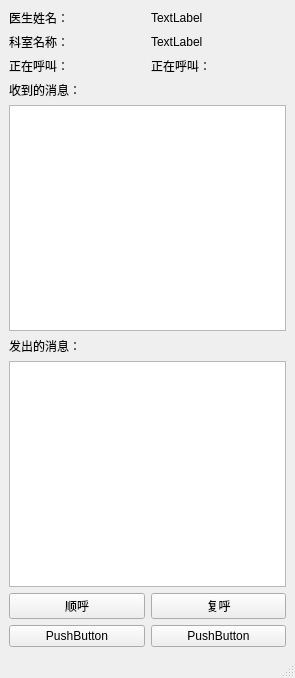
<?xml version="1.0" encoding="UTF-8"?>
<ui version="4.0">
 <class>MainWindow</class>
 <widget class="QMainWindow" name="MainWindow">
  <property name="geometry">
   <rect>
    <x>0</x>
    <y>0</y>
    <width>295</width>
    <height>678</height>
   </rect>
  </property>
  <property name="windowTitle">
   <string>呼叫终端</string>
  </property>
  <widget class="QWidget" name="centralwidget">
   <layout class="QGridLayout" name="gridLayout">
    <item row="0" column="0">
     <layout class="QVBoxLayout" name="verticalLayout_2">
      <item>
       <layout class="QHBoxLayout" name="horizontalLayout_5">
        <item>
         <widget class="QLabel" name="label">
          <property name="text">
           <string>医生姓名：</string>
          </property>
         </widget>
        </item>
        <item>
         <widget class="QLabel" name="label_username">
          <property name="text">
           <string>TextLabel</string>
          </property>
         </widget>
        </item>
       </layout>
      </item>
      <item>
       <layout class="QHBoxLayout" name="horizontalLayout_4">
        <item>
         <widget class="QLabel" name="label_4">
          <property name="text">
           <string>科室名称：</string>
          </property>
         </widget>
        </item>
        <item>
         <widget class="QLabel" name="label_groupname">
          <property name="text">
           <string>TextLabel</string>
          </property>
         </widget>
        </item>
       </layout>
      </item>
      <item>
       <layout class="QHBoxLayout" name="horizontalLayout_3">
        <item>
         <widget class="QLabel" name="label_6">
          <property name="text">
           <string>正在呼叫：</string>
          </property>
         </widget>
        </item>
        <item>
         <widget class="QLabel" name="label_calling_information">
          <property name="text">
           <string>正在呼叫：</string>
          </property>
         </widget>
        </item>
       </layout>
      </item>
      <item>
       <layout class="QVBoxLayout" name="verticalLayout">
        <item>
         <widget class="QLabel" name="label_7">
          <property name="text">
           <string>收到的消息：</string>
          </property>
         </widget>
        </item>
        <item>
         <widget class="QTextEdit" name="textEdit_recieved_information"/>
        </item>
        <item>
         <widget class="QLabel" name="label_8">
          <property name="text">
           <string>发出的消息：</string>
          </property>
         </widget>
        </item>
        <item>
         <widget class="QTextEdit" name="textEdit_sent_information"/>
        </item>
       </layout>
      </item>
      <item>
       <layout class="QHBoxLayout" name="horizontalLayout">
        <item>
         <widget class="QPushButton" name="pushButton_call_next">
          <property name="text">
           <string>顺呼</string>
          </property>
         </widget>
        </item>
        <item>
         <widget class="QPushButton" name="pushButton_recall">
          <property name="text">
           <string>复呼</string>
          </property>
         </widget>
        </item>
       </layout>
      </item>
      <item>
       <layout class="QHBoxLayout" name="horizontalLayout_2">
        <item>
         <widget class="QPushButton" name="pushButton_ignore">
          <property name="text">
           <string>PushButton</string>
          </property>
         </widget>
        </item>
        <item>
         <widget class="QPushButton" name="pushButton_call">
          <property name="text">
           <string>PushButton</string>
          </property>
         </widget>
        </item>
       </layout>
      </item>
     </layout>
    </item>
   </layout>
  </widget>
  <widget class="QStatusBar" name="statusbar"/>
 </widget>
 <resources/>
 <connections/>
</ui>
